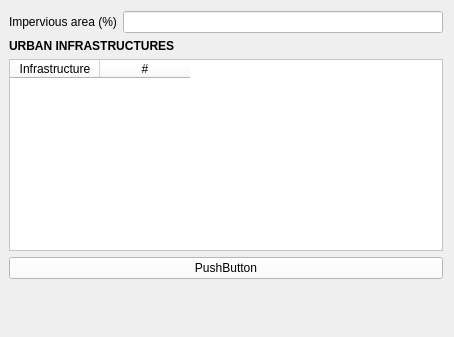
               <widget class="QWidget" name="Built_Box">
                <property name="geometry">
                 <rect>
                  <x>0</x>
                  <y>0</y>
                  <width>454</width>
                  <height>337</height>
                 </rect>
                </property>
                <attribute name="label">
                 <string>BUILT ENVIRONMENT</string>
                </attribute>
                <layout class="QVBoxLayout" name="verticalLayout_29">
                 <property name="leftMargin">
                  <number>9</number>
                 </property>
                 <item>
                  <layout class="QFormLayout" name="Built_Form">
                   <item row="0" column="0">
                    <widget class="QLabel" name="imperviousAreaLabel_2">
                     <property name="text">
                      <string>Impervious area (%)</string>
                     </property>
                    </widget>
                   </item>
                   <item row="0" column="1">
                    <widget class="QLineEdit" name="imperviousAreaLineEdit_2">
                     <property name="styleSheet">
                      <string notr="true">background-color: rgb(255, 255, 255);</string>
                     </property>
                    </widget>
                   </item>
                  </layout>
                 </item>
                 <item>
                  <widget class="QLabel" name="Infras_Label">
                   <property name="sizePolicy">
                    <sizepolicy hsizetype="Preferred" vsizetype="Minimum">
                     <horstretch>0</horstretch>
                     <verstretch>0</verstretch>
                    </sizepolicy>
                   </property>
                   <property name="maximumSize">
                    <size>
                     <width>16777215</width>
                     <height>15</height>
                    </size>
                   </property>
                   <property name="whatsThis">
                    <string/>
                   </property>
                   <property name="styleSheet">
                    <string notr="true">background-color: rgba(0, 0, 0, 0);
Qlabel{font-size: 5 px}</string>
                   </property>
                   <property name="text">
                    <string>&lt;html&gt;&lt;head/&gt;&lt;body&gt;&lt;p&gt;&lt;span style=&quot; font-weight:700;&quot;&gt;URBAN INFRASTRUCTURES&lt;/span&gt;&lt;/p&gt;&lt;/body&gt;&lt;/html&gt;</string>
                   </property>
                   <property name="textFormat">
                    <enum>Qt::RichText</enum>
                   </property>
                   <property name="margin">
                    <number>0</number>
                   </property>
                  </widget>
                 </item>
                 <item>
                  <widget class="QTableWidget" name="Infras_Table">
                   <property name="sizePolicy">
                    <sizepolicy hsizetype="MinimumExpanding" vsizetype="Expanding">
                     <horstretch>0</horstretch>
                     <verstretch>0</verstretch>
                    </sizepolicy>
                   </property>
                   <property name="styleSheet">
                    <string notr="true">background-color: white</string>
                   </property>
                   <property name="autoScrollMargin">
                    <number>10</number>
                   </property>
                   <property name="alternatingRowColors">
                    <bool>false</bool>
                   </property>
                   <property name="showGrid">
                    <bool>true</bool>
                   </property>
                   <property name="rowCount">
                    <number>0</number>
                   </property>
                   <property name="columnCount">
                    <number>2</number>
                   </property>
                   <attribute name="horizontalHeaderCascadingSectionResizes">
                    <bool>false</bool>
                   </attribute>
                   <attribute name="horizontalHeaderMinimumSectionSize">
                    <number>25</number>
                   </attribute>
                   <attribute name="horizontalHeaderDefaultSectionSize">
                    <number>90</number>
                   </attribute>
                   <attribute name="horizontalHeaderHighlightSections">
                    <bool>true</bool>
                   </attribute>
                   <attribute name="horizontalHeaderShowSortIndicator" stdset="0">
                    <bool>false</bool>
                   </attribute>
                   <attribute name="horizontalHeaderStretchLastSection">
                    <bool>false</bool>
                   </attribute>
                   <attribute name="verticalHeaderCascadingSectionResizes">
                    <bool>false</bool>
                   </attribute>
                   <attribute name="verticalHeaderMinimumSectionSize">
                    <number>20</number>
                   </attribute>
                   <attribute name="verticalHeaderShowSortIndicator" stdset="0">
                    <bool>false</bool>
                   </attribute>
                   <attribute name="verticalHeaderStretchLastSection">
                    <bool>false</bool>
                   </attribute>
                   <column>
                    <property name="text">
                     <string>Infrastructure</string>
                    </property>
                   </column>
                   <column>
                    <property name="text">
                     <string>#</string>
                    </property>
                   </column>
                  </widget>
                 </item>
                 <item>
                  <widget class="QPushButton" name="pushButton_3">
                   <property name="styleSheet">
                    <string notr="true">background-color: white</string>
                   </property>
                   <property name="text">
                    <string>PushButton</string>
                   </property>
                  </widget>
                 </item>
                 <item>
                  <spacer name="verticalSpacer_16">
                   <property name="orientation">
                    <enum>Qt::Vertical</enum>
                   </property>
                   <property name="sizeHint" stdset="0">
                    <size>
                     <width>20</width>
                     <height>40</height>
                    </size>
                   </property>
                  </spacer>
                 </item>
                </layout>
               </widget>
